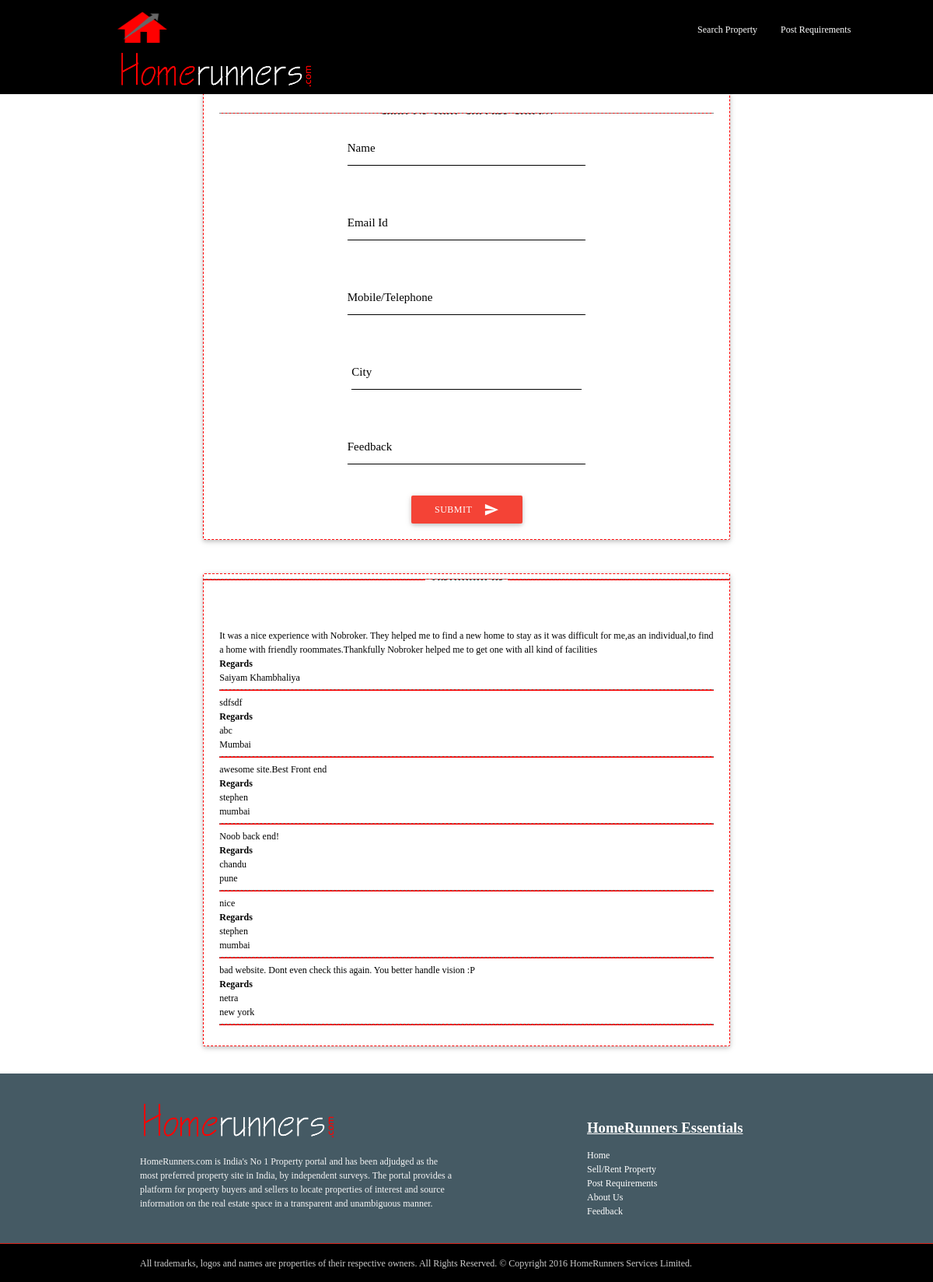
Page /feedback.php on the committed database.
### tables this page shows
CREATE TABLE IF NOT EXISTS `feedback` (
  `id` int(11) NOT NULL AUTO_INCREMENT,
  `name` varchar(20) NOT NULL,
  `email` varchar(50) NOT NULL,
  `number` int(20) NOT NULL,
  `city` varchar(20) NOT NULL,
  `feedback` text NOT NULL,
  PRIMARY KEY (`id`)
);

### feedback.php (the view, shortened to what this page needs)
 <?php
	include "php/script/config.php";
	$getFeedQry = "SELECT * from `feedback`";
	if(!$getFeedCheckQry = mysqli_query($con,$getFeedQry)){
		echo mysqli_error($con);
		echo mysqli_close($con);
		die("<script>alert('Connection Error !!!');</script>");
	}
	$getFeedback = mysqli_fetch_assoc($getFeedCheckQry);
?>
<!DOCTYPE html>
<html>
<head>
	<link href="css/googlefonts.css" rel="stylesheet">
	<link type="text/css" rel="stylesheet" href="css/materialize.min.css"  media="screen,projection"/>
	 <link type="text/css" rel="stylesheet" href="css/navbar.css"/>
	     <link type="text/css" rel="stylesheet" href="css/pagecont.css"/>
	<link rel="stylesheet" href="dist/sweetalert.css">
    <?php include  "php/pages/navbar1.php"; ?>
	<div class="row container" style="margin-top:110px;">
		<div class="col s10 offset-s1">
			<div class="card " style="border: 1px dashed red">
				<div class="card-content black-text">
					<hr id="hr3">
						<div class="row">
							<center>
									<form class="col s12" action="php/script/feedback.php" method="post">
									<div class="row">
										<div class="input-field col s6 offset-s3">
											<input id="name" type="text" name="name" class="validate" required>
											<label for="name">Name</label>
										</div>
									</div>
									<div class="row">
										<div class="input-field col s6 offset-s3">
											<input id="email" type="email" name="email" class="validate" required>
											<label for="email">Email Id</label>
										</div>
									</div>
									<div class="row">
										<div class="input-field col s6 offset-s3">
											<input id="tel" type="tel" name="number" class="validate" required>
											<label for="tel">Mobile/Telephone</label>
										</div>
									</div>
									<div class="input-field col s6 offset-s3">
										<input id="city" type="text" name="city" class="validate" required>
										<label for="city">City</label>
									</div>
								</div>
								<div class="row">
									<div class="input-field col s6	offset-s3">
										<textarea id="textarea1" name="feedback" class="materialize-textarea" required></textarea>
										<label for="textarea1">Feedback</label>
									</div>
								</div>
	<center><button class="btn waves-effect waves-light red" type="submit" id="feedbtn" name="action">Submit
									<i class="material-icons right">send</i>
								</button></center>
							</div>
				</div>
			</div>
		</div>
<div class="row container">
	<div class="col s10 offset-s1">
		<div class="card " style="border: 1px dashed red">
				<HR class="hr1"/><br><br>
			<div class="card-content black-text">
				<?php do{ ?>
				<P><?php echo $getFeedback['feedback']; ?></P>
				<p><b>Regards</b></p>
				<p><?php echo $getFeedback['name']; ?></p>
				<p><?php echo $getFeedback['city']; ?></p>
			<hr class="hr2">
			<?php }while($getFeedback = mysqli_fetch_assoc($getFeedCheckQry)) ?>
			</div>
		</div>
	</div>
</div>
<?php include "php/pages/footer.php" ?>
</head>
</html>

### css/pagecont.css (style rules this page uses)
* { font-size: 0.8rem; font-family: cursive; }
.input-field label { color: black !important; }
form { padding-left:6vh; }
hr { border: 0; width: 100%; color: #f00; background-color: #f00; height: 0.0625rem; }
hr { padding: 0; border: none; border-top: 1px solid red; color: #333; text-align: center; font-size:24px; }
hr:after { display: inline-block; position: relative; top: -0.6em; font-size: 1.5em; padding: 0 0.25em; background: white; }

### feedback.php (style rules this page uses)
.input-field label { color: #000; }
input:not([type]), input[type=text], input[type=password], input[type=email], input[type=url], input[type=time], input[type=date], input[type=datetime-local], input[type=tel], input[type=number], input[type=search], textarea.materialize-textarea:focus { border-bottom: 1px solid #000; }
textarea.materialize-textarea { background-color: transparent; border: none; border-bottom: 1px solid #000; border-radius: 0; outline: none; height: 3rem; width: 100%; font-size: 1rem; margin: 0 0 15px 0; padding: 0; box-shadow: none; box-sizing: content-box; transition: all .3s; }
label { color:black; }
hr { padding: 0; border: none; border-top: 1px dashed grey; color: #333; text-align: center; font-size:12px; }
hr:after { display: inline-block; position: relative; top: -0.7em; font-size: 1.5em; padding: 0 0.25em; background: white; }
#hr3:after { content:"Send Us Your Success Story!!"; font-weight: bolder; }
.hr1:after { content:"Testimonials" !Important; font-weight: bolder; }
.hr2:after { content:""; font-weight: bolder; }

### rows in the picture
feedback: feedback "It was a nice experience with Nobroker. They helped me to find a new home to stay as it was difficult for me,as an individual,to find a home with friendly roommates.Thankfully Nobroker helped me to get one with all kind of facilities", name "Saiyam Khambhaliya"
feedback: feedback "sdfsdf", name "abc", city "Mumbai"
feedback: feedback "awesome site.Best Front end", name "stephen", city "mumbai"
feedback: feedback "Noob back end!", name "chandu", city "pune"
feedback: feedback "nice", name "stephen", city "mumbai"
feedback: feedback "bad website. Dont even check this again. You better handle vision :P", name "netra", city "new york"
